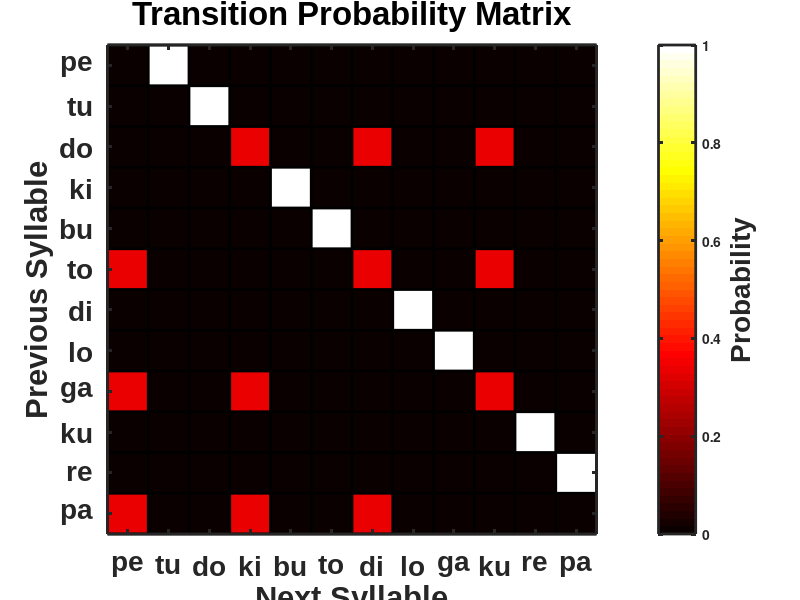

Write MATLAB code to recreate this figure.
% Create transition matrix
syllables = {'pe', 'tu', 'do', 'ki', 'bu', 'to', 'di', 'lo', 'ga', 'ku', 're', 'pa'};
n = length(syllables);
P = zeros(n, n);

% Set intra-word transitions (100%)
word1 = [1 2 3];     % pe-tu-do
word2 = [4 5 6];     % ki-bu-to
word3 = [7 8 9];     % di-lo-ga
word4 = [10 11 12];  % ku-re-pa

% Set 100% transitions within words
for words = {word1, word2, word3, word4}
    word = words{1};
    for i = 1:length(word)-1
        P(word(i), word(i+1)) = 1;
    end
end

% Set inter-word transitions (33.3%)
last_syllables = [3 6 9 12];  % Last syllables of each word
first_syllables = [1 4 7 10]; % First syllables of each word

for i = 1:length(last_syllables)
    for j = 1:length(first_syllables)
        if (first_syllables(j)+2)/3 ~= last_syllables(i)/3
            P(last_syllables(i), first_syllables(j)) = 1/3;
        end
    end
end

% Create figure
figure('Position', [100 100 800 600]);
imagesc(P);
colormap(hot);
colorbar;

% Add labels with explanatory text
xlabel('Next Syllable', 'FontName', 'Arial', 'FontSize', 20);
ylabel('Previous Syllable', 'FontName', 'Arial', 'FontSize', 20);
% Set axis properties
ax = gca;
set(ax, 'XTick', 1:n);
set(ax, 'YTick', 1:n);
set(ax, 'XTickLabel', syllables);
set(ax, 'YTickLabel', syllables);
set(ax, 'FontName', 'Arial');
set(ax, 'FontSize', 20,  'FontName', 'Arial', 'FontSize', 20,'FontWeight', 'bold');

% Add grid
grid off;
set(gca, 'LineWidth', 2);

% Add title
title('Transition Probability Matrix', 'FontName', 'Arial', 'FontSize', 24);

% Adjust colorbar
h = colorbar;
set(h, 'LineWidth', 2, 'FontWeight', 'bold');
ylabel(h, 'Probability', 'FontName', 'Arial', 'FontSize', 20, 'FontWeight', 'bold');

% Make plot square
axis square;

% Add borders around cells
hold on;
for i = 0.5:1:n+0.5
    plot([i i], [0.5 n+0.5], 'k-', 'LineWidth', 2);
    plot([0.5 n+0.5], [i i], 'k-', 'LineWidth', 2);
end
hold off;